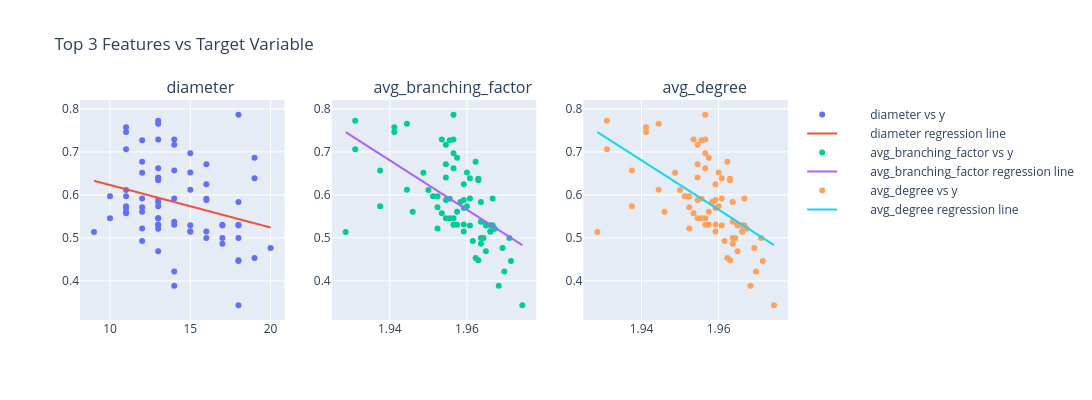

Notebook code for this chart:
### Markdown cell above
### Tree features

### Code cell
X, y = features, np.array(accs)
tree_feature_str = """tree_features = [
        num_nodes,
        num_edges,
        depth,
        avg_degree,
        diameter,
        num_leaves,
        avg_path_length,
        avg_branching_factor,
        avg_clustering_coeff
    ]"""
run_evaluate_regression(X, y, feature_str=tree_feature_str)
